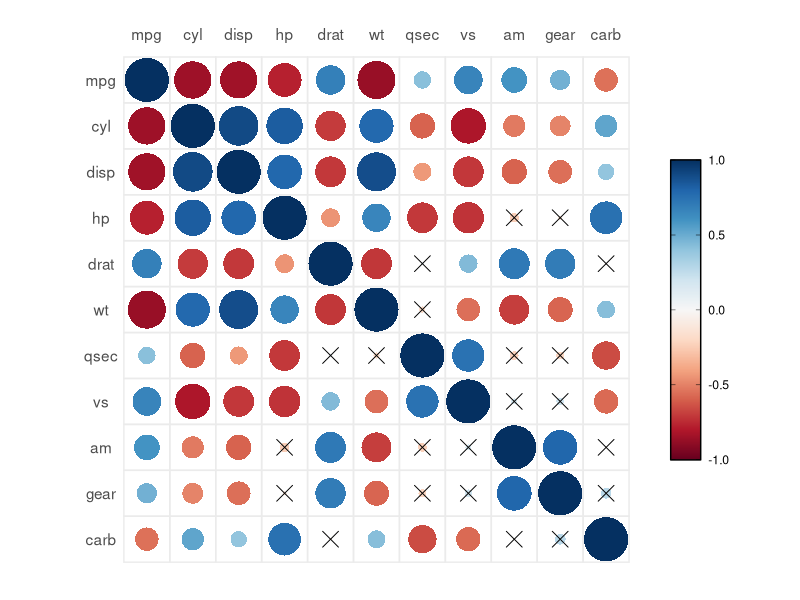

The R source for this figure:
rm(list = ls())

#' Compute the matrix of correlation p-values
#'
#' @param x numeric matrix or data frame
#' @param ... other arguments to be passed to the function cor.test.
#' @export
cor.mtest <- function(x, ...) {
  mat <- as.matrix(x)
  n <- ncol(mat)
  p.mat <- matrix(NA, n, n)
  diag(p.mat) <- 0

  for (i in 1:(n - 1)) {
    for (j in (i + 1):n) {
      tmp <- stats::cor.test(mat[, i], mat[, j], ...)
      p.mat[i, j] <- p.mat[j, i] <- tmp$p.value
    }
  }
  
  colnames(p.mat) <- rownames(p.mat) <- colnames(mat)
  p.mat
}

plot.method <- function(p, data, method = c("circle", "square", "ellipse", "number")) {
  if (method == "ellipse") {
    ellipse.xy <- function(rho, length = 99) {
      theta <- seq(0, 2 * pi, length = length)
      if (rho == 1) rho <- rho - 1e-4
      d <- acos(rho)
      x <- cos(theta + d / 2) / 2
      y <- cos(theta - d / 2) / 2
      as.data.frame(cbind(x, y))
    }
    
    ellipse.dat <- ddply(data, .(Var1, Var2), function(df) {
      res <- ellipse.xy(df$rho) %>% 
        mutate(rid = df$rid, cid = df$cid, rho =  df$rho) %>% 
        mutate(x1 = 0.9 * x + cid, y1 = 0.9 * y + rid, 
               group = paste(rid, cid, sep = "-"))
    })
    
    p <- p + 
      geom_polygon(data = ellipse.dat, mapping = aes(x = x1, y = y1, fill = rho, group = group), 
                   color = NA)
  } else if (method == "circle") {
    p <- p + 
      geom_circle(data = data, mapping = aes(x0 = cid, y0 = rid, r = abs.rho/2 - 0.02, fill = rho), 
                  color = NA)
  } else if (method == "square") {
    p <- p + 
      geom_rect(data = data, mapping = aes(xmin = cid - 0.5*(abs.rho - 0.04), 
                                           xmax = cid + 0.5*(abs.rho - 0.04), 
                                           ymin = rid - 0.5*(abs.rho - 0.04), 
                                           ymax = rid + 0.5*(abs.rho - 0.04), 
                                           fill = rho))
  } else if (method == "number") {
    p <- p + 
      geom_text(data = data, mapping = aes(x = cid, y = rid, colour = rho), 
                label = data$num.label, alpha = data$abs.rho)
  }
  return(p)
}

ggcorrplot <- function(corr, method = c("circle", "square", "ellipse", "number"), 
                       type = c("full", "lower", "upper"), p.mat = NULL, 
                       sig.lvl = 0.05, number.digits = 2, 
                       show.diag = TRUE, insig = c("pch", "blank"), 
                       pch = 4, pch.cex = 5) {
  method <- match.arg(method)
  type <- match.arg(type)
  insig <- match.arg(insig)
  
  vars <- colnames(corr)
  # number of variables
  nvars <- length(vars)
  
  require(dplyr)
  p.mat0 <- reshape2::melt(p.mat, value.name = "pval") %>% 
    mutate(rid = as.integer(as.factor(Var1)), 
           cid = as.integer(as.factor(Var2))) %>% 
    mutate(part = case_when(
      .$rid < .$cid ~ "upper", 
      .$rid == .$cid ~ "diag",
      .$rid > .$cid ~ "lower"
    ))
  
  corr0 <- reshape2::melt(corr, value.name = "rho") %>% 
    mutate(rid = as.integer(as.factor(Var1)), 
           cid = as.integer(as.factor(Var2))) %>% 
    mutate(part = case_when(
      .$rid < .$cid ~ "upper", 
      .$rid == .$cid ~ "diag",
      .$rid > .$cid ~ "lower"
    )) %>% 
    mutate(pval = p.mat0$pval) %>% 
    mutate(signif = as.numeric(pval <= sig.lvl)) %>% 
    mutate(abs.rho = abs(rho)) %>% 
    mutate(num.label = ifelse(rho == 1, rho, format(round(rho, digits = number.digits), 
                                                    nsmall = number.digits)))
  
  if (type == "lower") {
    corr <- corr0 %>% 
      filter(part != "upper")
    p.mat <- p.mat0 %>% 
      filter(part != "upper")
  } else if(type == "upper") {
    corr <- corr0 %>% 
      filter(part != "lower")
    p.mat <- p.mat0 %>% 
      filter(part != "lower")
  } else {
    corr <- corr0
    p.mat <- p.mat0
  }
  
  if (!show.diag) {
    corr <- corr %>% 
      filter(part != "diag")
    p.mat <- p.mat %>% 
      filter(part != "diag")
  }
  
  # insignificant p value matrix
  p.mat <- p.mat %>% 
    filter(pval > sig.lvl)
  
  if (insig == "blank") {
    corr <- corr %>% 
      mutate(rho = rho * signif)
  }
  
  # default palette of corrplot
  library(RColorBrewer)
  col2 <- colorRampPalette(brewer.pal(n = 11, name = "RdBu"))
  # customize your own palette
  colorRampPalette(c("red", "white", "blue"))(200)
  
  library(ggplot2)
  library(ggforce)
  library(plyr)
  
  p <- ggplot(data = corr) + 
    geom_rect(mapping = aes(xmin = cid - 0.5, xmax = cid + 0.5, 
                            ymin = rid - 0.5, ymax = rid + 0.5), 
              color = "grey92", fill = NA) + 
    coord_fixed() + 
    scale_y_reverse() + 
    theme_bw() + 
    theme(legend.margin = margin(0, unit='cm'), 
          axis.text.x = element_blank(), 
          axis.text.y = element_blank(), 
          axis.title = element_blank(), 
          axis.ticks = element_blank(), 
          panel.border = element_blank(), 
          panel.grid.major = element_blank(), 
          panel.grid.minor = element_blank())
  
  if (!show.diag & type == "full") {
    p <- p + 
      geom_rect(mapping = aes(xmin = 1 - 0.5, xmax = 1 + 0.5, 
                              ymin = 1 - 0.5, ymax = 1 + 0.5), 
                color = "grey92", fill = NA) + 
      geom_rect(mapping = aes(xmin = nvars - 0.5, xmax = nvars + 0.5, 
                              ymin = nvars - 0.5, ymax = nvars + 0.5), 
                color = "grey92", fill = NA)
  }
  
  if (method == "ellipse") {
    ellipse.xy <- function(rho, length = 99) {
      theta <- seq(0, 2 * pi, length = length)
      if (rho == 1) rho <- rho - 1e-4
      d <- acos(rho)
      x <- cos(theta + d / 2) / 2
      y <- cos(theta - d / 2) / 2
      as.data.frame(cbind(x, y))
    }
    
    ellipse.dat <- ddply(corr, .(Var1, Var2), function(df) {
      res <- ellipse.xy(df$rho) %>% 
        mutate(rid = df$rid, cid = df$cid, rho =  df$rho) %>% 
        mutate(x1 = 0.9 * x + cid, y1 = 0.9 * y + rid, 
               group = paste(rid, cid, sep = "-"))
    })
    
    p <- p + 
      geom_polygon(data = ellipse.dat, mapping = aes(x = x1, y = y1, fill = rho, group = group), 
                   color = NA)
  } else if (method == "circle") {
    p <- p + 
      geom_circle(mapping = aes(x0 = cid, y0 = rid, r = abs.rho/2 - 0.02, fill = rho), 
                  color = NA)
  } else if (method == "square") {
    p <- p + 
      geom_rect(mapping = aes(xmin = cid - 0.5*(abs.rho - 0.04), 
                              xmax = cid + 0.5*(abs.rho - 0.04), 
                              ymin = rid - 0.5*(abs.rho - 0.04), 
                              ymax = rid + 0.5*(abs.rho - 0.04), 
                              fill = rho))
  } else if (method == "number") {
    p <- p + 
      geom_text(mapping = aes(x = cid, y = rid, colour = rho), 
                label = corr$num.label, alpha = corr$abs.rho)
  }
  
  # indicate insigificant p value with point character
  if (insig == "pch") {
    p <- p + geom_point(data = p.mat, mapping = aes(x = cid, y = rid), 
                        shape = pch, size = pch.cex)
  }
  
  if (type %in% c("full", "upper")) {
    if (method %in% c("ellipse", "circle", "square")) {
      p <- p + scale_fill_gradientn(colours = col2(200), limits = c(-1, 1),
                                    guide = guide_colorbar(
                                      title = "",
                                      nbin = 1000,
                                      ticks.colour = "black",
                                      frame.colour = "black",
                                      barwidth = 1.5,
                                      barheight = 15))
    } else {
      p <- p + scale_colour_gradientn(colours = col2(200), limits = c(-1, 1), 
                                      guide = guide_colorbar(
                                        title = "", 
                                        nbin = 1000, 
                                        ticks.colour = "black",
                                        frame.colour = "black",
                                        barwidth = 1.5, 
                                        barheight = 15))
    }
  } else if (type %in% c("lower")) {
    if (method %in% c("ellipse", "circle", "square")) {
      p <- p + scale_fill_gradientn(colours = col2(200), limits = c(-1, 1),
                                    guide = guide_colorbar(
                                      direction = "horizontal", 
                                      title = "",
                                      nbin = 1000,
                                      ticks.colour = "black",
                                      frame.colour = "black",
                                      barwidth = 15,
                                      barheight = 1.5))
    } else {
      p <- p + scale_colour_gradientn(colours = col2(200), limits = c(-1, 1), 
                                      guide = guide_colorbar(
                                        direction = "horizontal", 
                                        title = "", 
                                        nbin = 1000, 
                                        ticks.colour = "black",
                                        frame.colour = "black",
                                        barwidth = 15, 
                                        barheight = 1.5))
    }
    p <- p + theme(legend.position = "bottom")
  }
  
  # variable labels
  if (type == "full") {
    x.vars <- data.frame(x = 1:nvars, y = 0)
    y.vars <- data.frame(x = 0, y = 1:nvars)
    p <- p + 
      geom_text(data = x.vars, mapping = aes(x, y), label = vars, colour = "grey30") + 
      geom_text(data = y.vars, mapping = aes(x, y), label = vars, colour = "grey30")
  } else if (type == "lower") {
    if (show.diag) {
      y.vars <- data.frame(x = 0, y = 1:nvars)
      diag.vars <- data.frame(x = 1:nvars, y = (1:nvars) - 1)
      y.label <- diag.label <- vars
    } else {
      y.vars <- data.frame(x = 0, y = 2:nvars)
      diag.vars <- data.frame(x = 1:(nvars - 1), y = 1:(nvars - 1))
      y.label <- tail(vars, -1)
      diag.label <- head(vars, -1)
    }
    p <- p + 
      geom_text(data = y.vars, mapping = aes(x, y), label = y.label, colour = "grey30") + 
      geom_text(data = diag.vars, mapping = aes(x, y), label = diag.label, colour = "grey30")
  } else if (type == "upper") {
    if (show.diag) {
      x.vars <- data.frame(x = 1:nvars, y = 0)
      diag.vars <- data.frame(x = (1:nvars) - 1, y = 1:nvars)
      x.label <- diag.label <- vars
    } else {
      x.vars <- data.frame(x = 2:nvars, y = 0)
      diag.vars <- data.frame(x = 1:(nvars - 1), y = 1:(nvars - 1))
      x.label <- tail(vars, -1)
      diag.label <- head(vars, -1)
    }
    p <- p + 
      geom_text(data = x.vars, mapping = aes(x, y), label = x.label, colour = "grey30") + 
      geom_text(data = diag.vars, mapping = aes(x, y), label = diag.label, colour = "grey30")
  }
  
  return(p)
}

x <- mtcars

corr <- cor(x)
p.mat <- cor.mtest(mtcars, conf.level = 0.95)

p <- ggcorrplot(corr = corr, p.mat = p.mat, type = "full", show.diag = TRUE)
p
